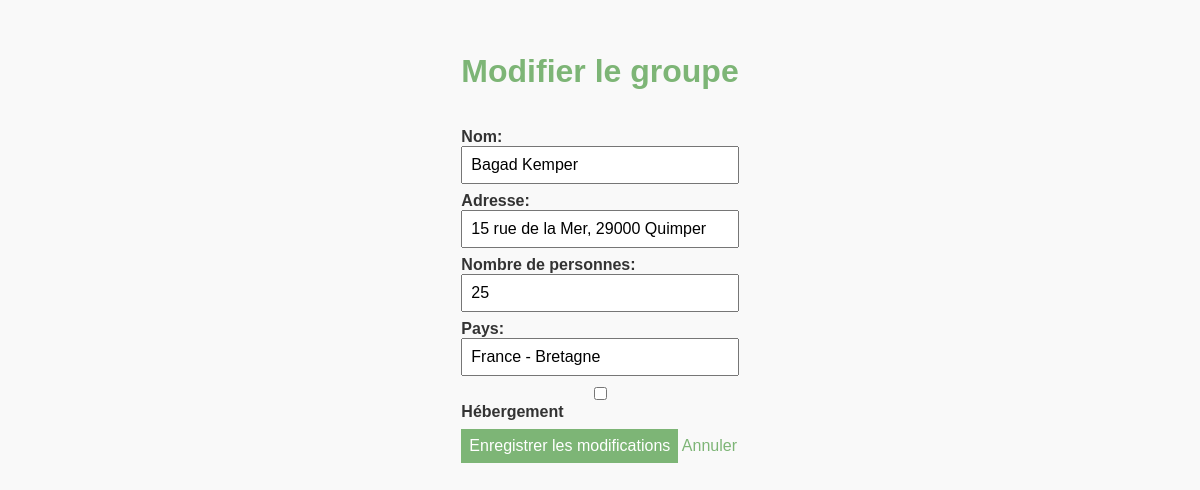
/index.php?action=modification&id=1 (signed in), run on the app's committed database.
### tables this page shows
CREATE TABLE `groupe` (
  `id` int NOT NULL,
  `nom` varchar(100) NOT NULL,
  `adressePostale` varchar(200) DEFAULT NULL,
  `nombrePersonnes` int NOT NULL,
  `nomPays` varchar(100) NOT NULL,
  `hebergement` tinyint(1) NOT NULL DEFAULT '1'
);

### gestionBd.php (called while the page is built, shortened)
<?php
$host = "localhost";
$db = "festival";
$user = "root";
$pass ="";
try {
    $dsn = "mysql:host=$host;dbname=$db;charset=utf8mb4";
    $pdo = new PDO($dsn, $user, $pass);
    $pdo->setAttribute(PDO::ATTR_ERRMODE, PDO::ERRMODE_EXCEPTION);
} catch (PDOException $e) {
    error_log($e->getMessage());
    die("Erreur connexion : ");
}
function getGroupeById($id) {
    global $pdo;
    $sql = "SELECT * FROM groupe WHERE id = :id LIMIT 1";
    $stmt = $pdo->prepare($sql);
    $stmt->bindParam(':id', $id);
    $stmt->execute();
    return $stmt->fetch(PDO::FETCH_ASSOC);
}

### v-modifier.php (the view, shortened to what this page needs)
<!DOCTYPE html>
<html lang="fr">
<head>
    <link rel="stylesheet" href="style.css">
</head>
<body>
<main>
    <h1>Modifier le groupe</h1>
    <form method="post" action="index.php?action=modification&id=<?= (int)$groupe['id'] ?>">
        <label>Nom:
            <input type="text" name="nom" value="<?= htmlspecialchars($_POST['nom'] ?? $groupe['nom']) ?>">
        </label>
        <label>Adresse:
            <input type="text" name="adresse" value="<?= htmlspecialchars($_POST['adresse'] ?? $groupe['adressePostale']) ?>">
        </label>
        <label>Nombre de personnes:
            <input type="number" name="nombrePersonnes" value="<?= htmlspecialchars($_POST['nombrePersonnes'] ?? $groupe['nombrePersonnes']) ?>" min="1">
        </label>
        <label>Pays:
            <input type="text" name="nomPays" value="<?= htmlspecialchars($_POST['nomPays'] ?? $groupe['nomPays']) ?>">
        </label>
        <label>
            <input type="checkbox" name="hebergement" <?= ((isset($_POST['hebergement']) || (!isset($_POST['nom']) && $groupe['hebergement'])) ? 'checked' : '') ?>>
            Hébergement
        </label>
        <div class="form-actions">
            <button type="submit">Enregistrer les modifications</button>
            <a class="btn" href="index.php?action=liste">Annuler</a>
        </div>
    </form>
</main>
</body>
</html>

### style.css (style rules this page uses)
:root { --max-width: 900px; --gap: 1rem; --accent: #7db576; }
* { box-sizing: border-box; }
body { font-family: Arial, sans-serif; margin: 0; padding: 0; display: flex; justify-content: center; background: #f9f9f9; color: #333; }
main { max-width: var(--max-width); margin: 0 auto; padding: 2rem; display: grid; gap: var(--gap); }
h1 { text-align: center; color: var(--accent); }
form { display: flex; flex-direction: column; gap: .5rem; }
label { display: flex; flex-direction: column; font-weight: bold; }
input, button { padding: .5rem; font-size: 1rem; }
button { background: var(--accent); color: white; border: none; cursor: pointer; }
a { color: var(--accent); text-decoration: none; }

### data on the page
groupe: nom "Bagad Kemper", adresse "15 rue de la Mer, 29000 Quimper", nombrePersonnes "25", nomPays "France - Bretagne"
